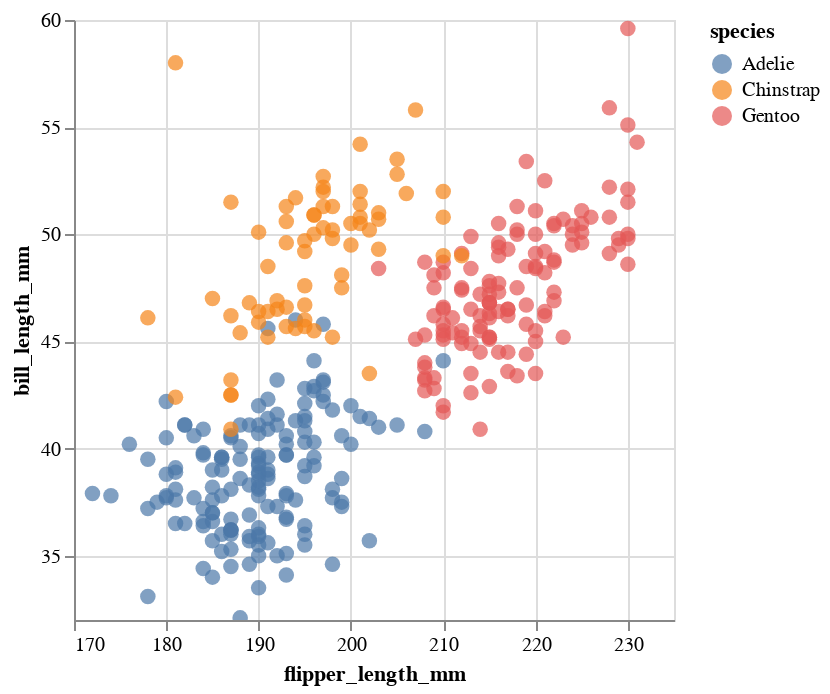

Notebook code cell kept with this figure:
### Markdown cell above
### Usually, the function calls are *chained* together

Surround your code with parentheses, and put each line of code on a new line

### Code cell
chart = (
    alt.Chart(penguins)
    .mark_circle(size=60)
    .encode(
        x=alt.X("flipper_length_mm", scale=alt.Scale(zero=False)),
        y=alt.Y("bill_length_mm", scale=alt.Scale(zero=False)),
        color="species:N",
    )
    .interactive()
)


chart

### Figure 1 — Vega-Lite specification as saved in the notebook (floating-point values rounded to 4 significant figures; data arrays with more than 128 entries replaced by an {"elided": "..."} marker saying what was removed)
{"config": {"view": {"continuousWidth": 300, "continuousHeight": 300}}, "data": {"name": "data-6e6be28484bfcb7bdf9764c3163fc5aa"}, "mark": {"type": "circle", "size": 60}, "encoding": {"color": {"field": "species", "type": "nominal"}, "x": {"field": "flipper_length_mm", "scale": {"zero": false}, "type": "quantitative"}, "y": {"field": "bill_length_mm", "scale": {"zero": false}, "type": "quantitative"}}, "params": [{"name": "param_3", "select": {"type": "interval", "encodings": ["x", "y"]}, "bind": "scales"}], "$schema": "https://vega.github.io/schema/vega-lite/v5.8.0.json", "datasets": {"data-6e6be28484bfcb7bdf9764c3163fc5aa": {"elided": "344 records"}}}
